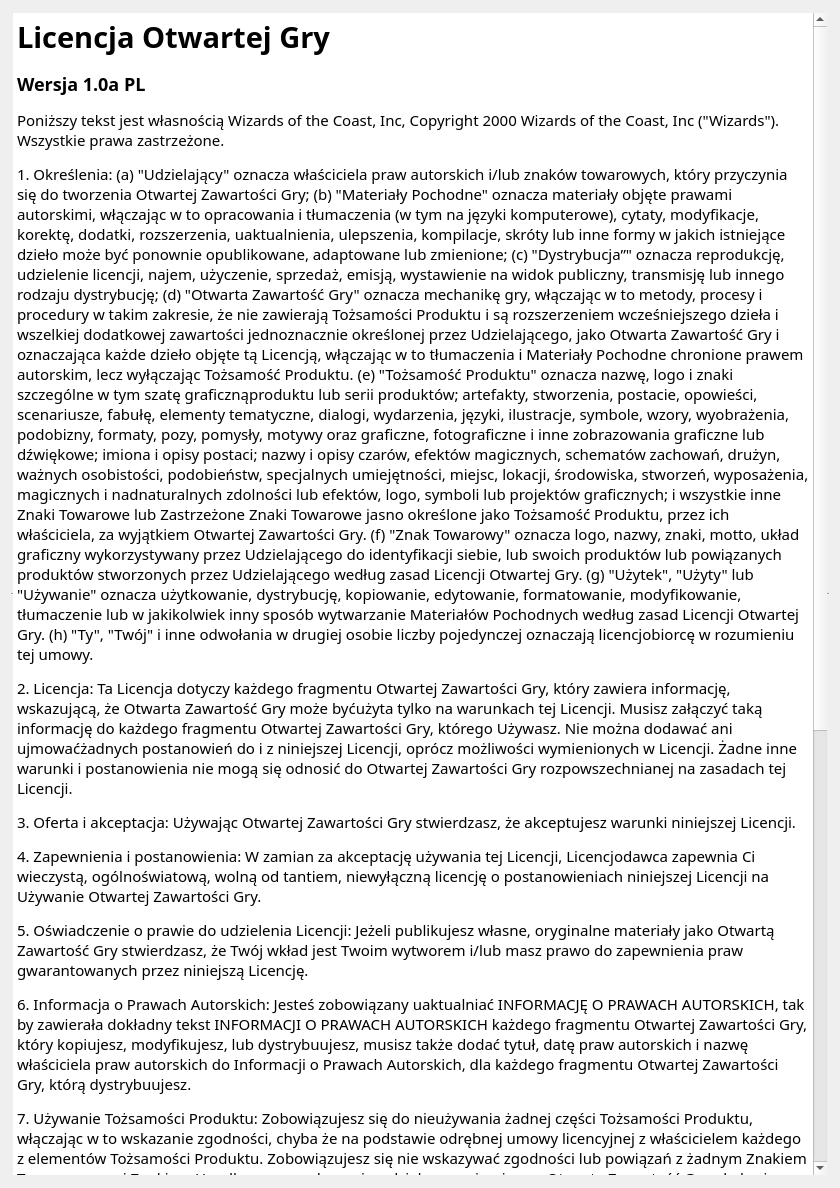
<?xml version="1.0" encoding="UTF-8"?>
<ui version="4.0">
 <class>About</class>
 <widget class="QWidget" name="About">
  <property name="geometry">
   <rect>
    <x>0</x>
    <y>0</y>
    <width>840</width>
    <height>1188</height>
   </rect>
  </property>
  <property name="font">
   <font>
    <family>Baloo 2</family>
    <pointsize>11</pointsize>
   </font>
  </property>
  <property name="windowTitle">
   <string>Licencja Otwartej Gry</string>
  </property>
  <property name="windowIcon">
   <iconset>
    <normaloff>resources/dice.svg</normaloff>resources/dice.svg</iconset>
  </property>
  <layout class="QVBoxLayout" name="verticalLayout_2">
   <item>
    <widget class="QTextBrowser" name="txt_browser">
     <property name="font">
      <font>
       <family>Baloo 2</family>
       <pointsize>11</pointsize>
      </font>
     </property>
     <property name="frameShape">
      <enum>QFrame::HLine</enum>
     </property>
     <property name="html">
      <string>&lt;!DOCTYPE HTML PUBLIC &quot;-//W3C//DTD HTML 4.0//EN&quot; &quot;http://www.w3.org/TR/REC-html40/strict.dtd&quot;&gt;
&lt;html&gt;&lt;head&gt;&lt;meta name=&quot;qrichtext&quot; content=&quot;1&quot; /&gt;&lt;style type=&quot;text/css&quot;&gt;
p, li { white-space: pre-wrap; }
&lt;/style&gt;&lt;/head&gt;&lt;body style=&quot; font-family:'Baloo 2','Baloo 2'; font-size:11pt; font-weight:400; font-style:normal;&quot;&gt;
&lt;h1 style=&quot; margin-top:18px; margin-bottom:12px; margin-left:0px; margin-right:0px; -qt-block-indent:0; text-indent:0px;&quot;&gt;&lt;span style=&quot; font-size:xx-large; font-weight:600;&quot;&gt;Licencja Otwartej Gry&lt;/span&gt;&lt;/h1&gt;
&lt;h3 style=&quot; margin-top:14px; margin-bottom:12px; margin-left:0px; margin-right:0px; -qt-block-indent:0; text-indent:0px;&quot;&gt;&lt;span style=&quot; font-size:large; font-weight:600;&quot;&gt;Wersja 1.0a PL&lt;/span&gt;&lt;/h3&gt;
&lt;p style=&quot; margin-top:12px; margin-bottom:12px; margin-left:0px; margin-right:0px; -qt-block-indent:0; text-indent:0px;&quot;&gt;Poniższy tekst jest własnością Wizards of the Coast, Inc, Copyright 2000 Wizards of the Coast, Inc (&amp;quot;Wizards&amp;quot;). Wszystkie prawa zastrzeżone. &lt;/p&gt;
&lt;p style=&quot; margin-top:12px; margin-bottom:12px; margin-left:0px; margin-right:0px; -qt-block-indent:0; text-indent:0px;&quot;&gt;1. Określenia: (a) &amp;quot;Udzielający&amp;quot; oznacza właściciela praw autorskich i/lub znaków towarowych, który przyczynia się do tworzenia Otwartej Zawartości Gry; (b) &amp;quot;Materiały Pochodne&amp;quot; oznacza materiały objęte prawami autorskimi, włączając w to opracowania i tłumaczenia (w tym na języki komputerowe), cytaty, modyfikacje, korektę, dodatki, rozszerzenia, uaktualnienia, ulepszenia, kompilacje, skróty lub inne formy w jakich istniejące dzieło może być ponownie opublikowane, adaptowane lub zmienione; (c) &amp;quot;Dystrybucja”&amp;quot; oznacza reprodukcję, udzielenie licencji, najem, użyczenie, sprzedaż, emisją, wystawienie na widok publiczny, transmisję lub innego rodzaju dystrybucję; (d) &amp;quot;Otwarta Zawartość Gry&amp;quot; oznacza mechanikę gry, włączając w to metody, procesy i procedury w takim zakresie, że nie zawierają Tożsamości Produktu i są rozszerzeniem wcześniejszego dzieła i wszelkiej dodatkowej zawartości jednoznacznie określonej przez Udzielającego, jako Otwarta Zawartość Gry i oznaczająca każde dzieło objęte tą Licencją, włączając w to tłumaczenia i Materiały Pochodne chronione prawem autorskim, lecz wyłączając Tożsamość Produktu. (e) &amp;quot;Tożsamość Produktu&amp;quot; oznacza nazwę, logo i znaki szczególne w tym szatę graficznąproduktu lub serii produktów; artefakty, stworzenia, postacie, opowieści, scenariusze, fabułę, elementy tematyczne, dialogi, wydarzenia, języki, ilustracje, symbole, wzory, wyobrażenia, podobizny, formaty, pozy, pomysły, motywy oraz graficzne, fotograficzne i inne zobrazowania graficzne lub dźwiękowe; imiona i opisy postaci; nazwy i opisy czarów, efektów magicznych, schematów zachowań, drużyn, ważnych osobistości, podobieństw, specjalnych umiejętności, miejsc, lokacji, środowiska, stworzeń, wyposażenia, magicznych i nadnaturalnych zdolności lub efektów, logo, symboli lub projektów graficznych; i wszystkie inne Znaki Towarowe lub Zastrzeżone Znaki Towarowe jasno określone jako Tożsamość Produktu, przez ich właściciela, za wyjątkiem Otwartej Zawartości Gry. (f) &amp;quot;Znak Towarowy&amp;quot; oznacza logo, nazwy, znaki, motto, układ graficzny wykorzystywany przez Udzielającego do identyfikacji siebie, lub swoich produktów lub powiązanych produktów stworzonych przez Udzielającego według zasad Licencji Otwartej Gry. (g) &amp;quot;Użytek&amp;quot;, &amp;quot;Użyty&amp;quot; lub &amp;quot;Używanie&amp;quot; oznacza użytkowanie, dystrybucję, kopiowanie, edytowanie, formatowanie, modyfikowanie, tłumaczenie lub w jakikolwiek inny sposób wytwarzanie Materiałów Pochodnych według zasad Licencji Otwartej Gry. (h) &amp;quot;Ty&amp;quot;, &amp;quot;Twój&amp;quot; i inne odwołania w drugiej osobie liczby pojedynczej oznaczają licencjobiorcę w rozumieniu tej umowy. &lt;/p&gt;
&lt;p style=&quot; margin-top:12px; margin-bottom:12px; margin-left:0px; margin-right:0px; -qt-block-indent:0; text-indent:0px;&quot;&gt;2. Licencja: Ta Licencja dotyczy każdego fragmentu Otwartej Zawartości Gry, który zawiera informację, wskazującą, że Otwarta Zawartość Gry może byćużyta tylko na warunkach tej Licencji. Musisz załączyć taką informację do każdego fragmentu Otwartej Zawartości Gry, którego Używasz. Nie można dodawać ani ujmowaćżadnych postanowień do i z niniejszej Licencji, oprócz możliwości wymienionych w Licencji. Żadne inne warunki i postanowienia nie mogą się odnosić do Otwartej Zawartości Gry rozpowszechnianej na zasadach tej Licencji. &lt;/p&gt;
&lt;p style=&quot; margin-top:12px; margin-bottom:12px; margin-left:0px; margin-right:0px; -qt-block-indent:0; text-indent:0px;&quot;&gt;3. Oferta i akceptacja: Używając Otwartej Zawartości Gry stwierdzasz, że akceptujesz warunki niniejszej Licencji. &lt;/p&gt;
&lt;p style=&quot; margin-top:12px; margin-bottom:12px; margin-left:0px; margin-right:0px; -qt-block-indent:0; text-indent:0px;&quot;&gt;4. Zapewnienia i postanowienia: W zamian za akceptację używania tej Licencji, Licencjodawca zapewnia Ci wieczystą, ogólnoświatową, wolną od tantiem, niewyłączną licencję o postanowieniach niniejszej Licencji na Używanie Otwartej Zawartości Gry. &lt;/p&gt;
&lt;p style=&quot; margin-top:12px; margin-bottom:12px; margin-left:0px; margin-right:0px; -qt-block-indent:0; text-indent:0px;&quot;&gt;5. Oświadczenie o prawie do udzielenia Licencji: Jeżeli publikujesz własne, oryginalne materiały jako Otwartą Zawartość Gry stwierdzasz, że Twój wkład jest Twoim wytworem i/lub masz prawo do zapewnienia praw gwarantowanych przez niniejszą Licencję. &lt;/p&gt;
&lt;p style=&quot; margin-top:12px; margin-bottom:12px; margin-left:0px; margin-right:0px; -qt-block-indent:0; text-indent:0px;&quot;&gt;6. Informacja o Prawach Autorskich: Jesteś zobowiązany uaktualniać INFORMACJĘ O PRAWACH AUTORSKICH, tak by zawierała dokładny tekst INFORMACJI O PRAWACH AUTORSKICH każdego fragmentu Otwartej Zawartości Gry, który kopiujesz, modyfikujesz, lub dystrybuujesz, musisz także dodać tytuł, datę praw autorskich i nazwę właściciela praw autorskich do Informacji o Prawach Autorskich, dla każdego fragmentu Otwartej Zawartości Gry, którą dystrybuujesz. &lt;/p&gt;
&lt;p style=&quot; margin-top:12px; margin-bottom:12px; margin-left:0px; margin-right:0px; -qt-block-indent:0; text-indent:0px;&quot;&gt;7. Używanie Tożsamości Produktu: Zobowiązujesz się do nieużywania żadnej części Tożsamości Produktu, włączając w to wskazanie zgodności, chyba że na podstawie odrębnej umowy licencyjnej z właścicielem każdego z elementów Tożsamości Produktu. Zobowiązujesz się nie wskazywać zgodności lub powiązań z żadnym Znakiem Towarowym ani Znakiem Handlowym w połączeniu z dziełem zawierającym Otwartą Zawartość Gry, chyba że na podstawie odrębnej umowy licencyjnej z właścicielem takiego Znaku Towarowego lub Znaku Handlowego. Użycie którejkolwiek z Tożsamości Produktu w Otwartej Zawartości Gry nie stanowi naruszenia własności danej Tożsamości Produktu. Właściciel Tożsamości Produktu wykorzystanej w Otwartej Zawartości Gry zachowuje pełne prawa, tytuły i korzyści do i z Tożsamości Produktu. &lt;/p&gt;
&lt;p style=&quot; margin-top:12px; margin-bottom:12px; margin-left:0px; margin-right:0px; -qt-block-indent:0; text-indent:0px;&quot;&gt;8. Identyfikacja: Jeżeli dystrybuujesz Otwartą Zawartość Gry musisz jasno określić jaka część pracy przez ciebie dystrybuowanej jest Otwartą ZawartościąGry. &lt;/p&gt;
&lt;p style=&quot; margin-top:12px; margin-bottom:12px; margin-left:0px; margin-right:0px; -qt-block-indent:0; text-indent:0px;&quot;&gt;9. Uaktualnienie Licencji: Wizards lub jej określeni Przedstawiciele, mogą publikować uaktualnione wersje niniejszej Licencji. Możesz używać każdej autoryzowanej wersji tej Licencji do kopiowania, modyfikacji i dystrybucji każdej Otwartej Zawartości Gry, oryginalnie dystrybuowanej na niniejszej Licencji w dowolnej jej wersji. &lt;/p&gt;
&lt;p style=&quot; margin-top:12px; margin-bottom:12px; margin-left:0px; margin-right:0px; -qt-block-indent:0; text-indent:0px;&quot;&gt;10. Kopia Licencji: Jesteś ZOBOWIĄZANY dystrybuować kopię niniejszej Licencji z każdą kopią Otwartej Zawartości Gry. &lt;/p&gt;
&lt;p style=&quot; margin-top:12px; margin-bottom:12px; margin-left:0px; margin-right:0px; -qt-block-indent:0; text-indent:0px;&quot;&gt;11. Użycie danych Udzielającego: Nie możesz wykorzystywać nazwy lub nazwiska żadnego z Udzielających do Wprowadzenia na rynek ani Reklamy Otwartej Zawartości Gry, chyba że posiadasz na to pisemną zgodę Udzielającego. &lt;/p&gt;
&lt;p style=&quot; margin-top:12px; margin-bottom:12px; margin-left:0px; margin-right:0px; -qt-block-indent:0; text-indent:0px;&quot;&gt;12. Niemożność wywiązania się: Jeżeli nie jesteś w stanie wywiązać się z któregokolwiek warunku niniejszej Licencji w stosunku do Otwartej Zawartości Gry, ze względu na ustawę, rozporządzenie lub wyrok sądu, nie możesz Używać Otwartej Zawartości Gry której dotyczy. &lt;/p&gt;
&lt;p style=&quot; margin-top:12px; margin-bottom:12px; margin-left:0px; margin-right:0px; -qt-block-indent:0; text-indent:0px;&quot;&gt;13. Przerwanie: Niniejsza Licencja zostaje automatycznie cofnięta jeżeli któryś z warunków w niej zawartych zostanie naruszony, a uchybienie nie zostanie naprawione w ciągu 30 dni od stwierdzenia naruszenia. Wszystkie sublicencje działają nadal po zerwaniu niniejszej Licencji. &lt;/p&gt;
&lt;p style=&quot; margin-top:12px; margin-bottom:12px; margin-left:0px; margin-right:0px; -qt-block-indent:0; text-indent:0px;&quot;&gt;14. Przystosowanie: Jeżeli którekolwiek z postanowień niniejszej Licencji jest niemożliwe do zastosowania, takie postanowienie powinno zostaćprzystosowane, lecz tylko w granicach koniecznych dla zapewnienia stosowalności. &lt;/p&gt;
&lt;p style=&quot; margin-top:12px; margin-bottom:12px; margin-left:0px; margin-right:0px; -qt-block-indent:0; text-indent:0px;&quot;&gt;15. INFORMACJA O PRAWACH AUTORSKICH Open Game License v 1.0a Copyright 2000, Wizards of the Coast, Inc. System Reference Document Copyright 2000-2003, Wizards of the Coast, Inc.; Authors Jonathan Tweet, Monte Cook, Skip Williams, Rich Baker, Andy Collins, David Noonan, Rich Redman, Bruce R. Cordell, John D. Rateliff, Thomas Reid, James Wyatt, based on original material by E. Gary Gygax and Dave Arneson.&lt;br /&gt;Dungeon Dice Copyright 2020, Hawro Jakub. &lt;/p&gt;&lt;/body&gt;&lt;/html&gt;</string>
     </property>
    </widget>
   </item>
  </layout>
 </widget>
 <resources/>
 <connections/>
</ui>
